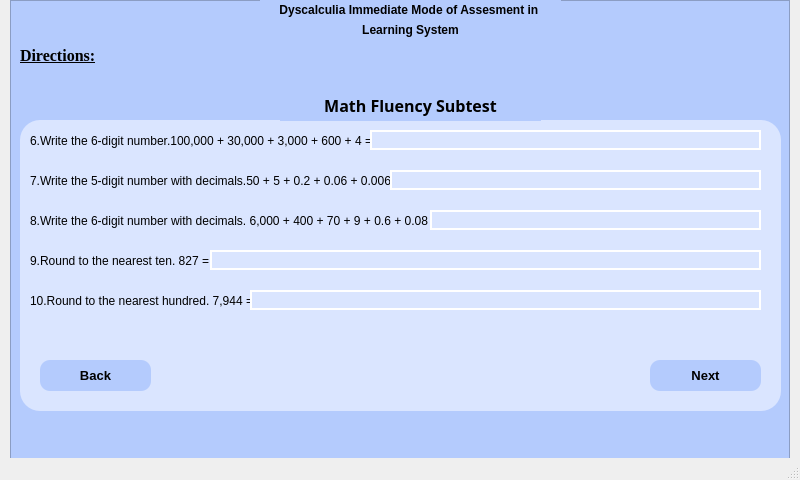
<?xml version="1.0" encoding="UTF-8"?>
<ui version="4.0">
 <class>MainWindow</class>
 <widget class="QMainWindow" name="MainWindow">
  <property name="geometry">
   <rect>
    <x>0</x>
    <y>0</y>
    <width>800</width>
    <height>480</height>
   </rect>
  </property>
  <property name="windowTitle">
   <string>MainWindow</string>
  </property>
  <widget class="QWidget" name="centralwidget">
   <widget class="QFrame" name="frame">
    <property name="geometry">
     <rect>
      <x>10</x>
      <y>0</y>
      <width>780</width>
      <height>480</height>
     </rect>
    </property>
    <property name="styleSheet">
     <string notr="true">background-color: rgb(180, 203, 253);</string>
    </property>
    <property name="frameShape">
     <enum>QFrame::StyledPanel</enum>
    </property>
    <property name="frameShadow">
     <enum>QFrame::Raised</enum>
    </property>
    <widget class="QLabel" name="label">
     <property name="geometry">
      <rect>
       <x>250</x>
       <y>0</y>
       <width>301</width>
       <height>20</height>
      </rect>
     </property>
     <property name="font">
      <font>
       <weight>75</weight>
       <bold>true</bold>
       <underline>false</underline>
      </font>
     </property>
     <property name="text">
      <string>Dyscalculia Immediate Mode of Assesment in </string>
     </property>
     <property name="alignment">
      <set>Qt::AlignCenter</set>
     </property>
     <property name="wordWrap">
      <bool>false</bool>
     </property>
    </widget>
    <widget class="QLabel" name="label_2">
     <property name="geometry">
      <rect>
       <x>250</x>
       <y>20</y>
       <width>301</width>
       <height>20</height>
      </rect>
     </property>
     <property name="font">
      <font>
       <weight>75</weight>
       <bold>true</bold>
       <underline>false</underline>
      </font>
     </property>
     <property name="text">
      <string>Learning System</string>
     </property>
     <property name="alignment">
      <set>Qt::AlignCenter</set>
     </property>
     <property name="wordWrap">
      <bool>false</bool>
     </property>
    </widget>
    <widget class="QLabel" name="label_3">
     <property name="geometry">
      <rect>
       <x>10</x>
       <y>40</y>
       <width>91</width>
       <height>31</height>
      </rect>
     </property>
     <property name="font">
      <font>
       <family>Times New Roman</family>
       <pointsize>12</pointsize>
       <weight>75</weight>
       <bold>true</bold>
       <underline>true</underline>
      </font>
     </property>
     <property name="mouseTracking">
      <bool>false</bool>
     </property>
     <property name="text">
      <string>Directions:</string>
     </property>
    </widget>
    <widget class="QFrame" name="frame_2">
     <property name="geometry">
      <rect>
       <x>10</x>
       <y>120</y>
       <width>761</width>
       <height>291</height>
      </rect>
     </property>
     <property name="styleSheet">
      <string notr="true">background-color: rgb(218, 229, 255);
border-radius: 20px;</string>
     </property>
     <property name="frameShape">
      <enum>QFrame::StyledPanel</enum>
     </property>
     <property name="frameShadow">
      <enum>QFrame::Raised</enum>
     </property>
     <widget class="QLabel" name="label_5">
      <property name="geometry">
       <rect>
        <x>10</x>
        <y>10</y>
        <width>741</width>
        <height>21</height>
       </rect>
      </property>
      <property name="text">
       <string>6.Write the 6-digit number.100,000 + 30,000 + 3,000 + 600 + 4 = </string>
      </property>
     </widget>
     <widget class="QLabel" name="label_6">
      <property name="geometry">
       <rect>
        <x>10</x>
        <y>50</y>
        <width>741</width>
        <height>21</height>
       </rect>
      </property>
      <property name="text">
       <string>7.Write the 5-digit number with decimals.50 + 5 + 0.2 + 0.06 + 0.006 = </string>
      </property>
     </widget>
     <widget class="QLabel" name="label_7">
      <property name="geometry">
       <rect>
        <x>10</x>
        <y>90</y>
        <width>741</width>
        <height>21</height>
       </rect>
      </property>
      <property name="text">
       <string>8.Write the 6-digit number with decimals. 6,000 + 400 + 70 + 9 + 0.6 + 0.08 = </string>
      </property>
     </widget>
     <widget class="QLabel" name="label_8">
      <property name="geometry">
       <rect>
        <x>10</x>
        <y>130</y>
        <width>741</width>
        <height>21</height>
       </rect>
      </property>
      <property name="text">
       <string>9.Round to the nearest ten. 827 = </string>
      </property>
     </widget>
     <widget class="QLabel" name="label_9">
      <property name="geometry">
       <rect>
        <x>10</x>
        <y>160</y>
        <width>741</width>
        <height>41</height>
       </rect>
      </property>
      <property name="text">
       <string>10.Round to the nearest hundred. 7,944 =</string>
      </property>
     </widget>
     <widget class="QPushButton" name="pushButton">
      <property name="geometry">
       <rect>
        <x>20</x>
        <y>240</y>
        <width>111</width>
        <height>31</height>
       </rect>
      </property>
      <property name="font">
       <font>
        <pointsize>10</pointsize>
        <weight>75</weight>
        <bold>true</bold>
       </font>
      </property>
      <property name="cursor">
       <cursorShape>PointingHandCursor</cursorShape>
      </property>
      <property name="styleSheet">
       <string notr="true">background-color: rgb(180, 203, 253);
border-radius: 10px;</string>
      </property>
      <property name="text">
       <string>Back</string>
      </property>
     </widget>
     <widget class="QPushButton" name="pushButton_2">
      <property name="geometry">
       <rect>
        <x>630</x>
        <y>240</y>
        <width>111</width>
        <height>31</height>
       </rect>
      </property>
      <property name="font">
       <font>
        <pointsize>10</pointsize>
        <weight>75</weight>
        <bold>true</bold>
        <kerning>true</kerning>
       </font>
      </property>
      <property name="cursor">
       <cursorShape>PointingHandCursor</cursorShape>
      </property>
      <property name="acceptDrops">
       <bool>false</bool>
      </property>
      <property name="styleSheet">
       <string notr="true">background-color: rgb(180, 203, 253);
border-radius: 10px;</string>
      </property>
      <property name="text">
       <string>Next</string>
      </property>
      <property name="autoDefault">
       <bool>false</bool>
      </property>
     </widget>
     <widget class="QLineEdit" name="lineEdit">
      <property name="geometry">
       <rect>
        <x>350</x>
        <y>10</y>
        <width>391</width>
        <height>20</height>
       </rect>
      </property>
      <property name="styleSheet">
       <string notr="true">QLineEdit {
	border: 2px solid #FFFFFF;
}

QLineEdit:focus{
	border: 2px solid #000000
}</string>
      </property>
     </widget>
     <widget class="QLineEdit" name="lineEdit_2">
      <property name="geometry">
       <rect>
        <x>370</x>
        <y>50</y>
        <width>371</width>
        <height>20</height>
       </rect>
      </property>
      <property name="styleSheet">
       <string notr="true">QLineEdit {
	border: 2px solid #FFFFFF;
}

QLineEdit:focus{
	border: 2px solid #000000
}</string>
      </property>
     </widget>
     <widget class="QLineEdit" name="lineEdit_3">
      <property name="geometry">
       <rect>
        <x>410</x>
        <y>90</y>
        <width>331</width>
        <height>20</height>
       </rect>
      </property>
      <property name="styleSheet">
       <string notr="true">QLineEdit {
	border: 2px solid #FFFFFF;
}

QLineEdit:focus{
	border: 2px solid #000000
}</string>
      </property>
     </widget>
     <widget class="QLineEdit" name="lineEdit_4">
      <property name="geometry">
       <rect>
        <x>190</x>
        <y>130</y>
        <width>551</width>
        <height>20</height>
       </rect>
      </property>
      <property name="styleSheet">
       <string notr="true">QLineEdit {
	border: 2px solid #FFFFFF;
}

QLineEdit:focus{
	border: 2px solid #000000
}</string>
      </property>
     </widget>
     <widget class="QLineEdit" name="lineEdit_5">
      <property name="geometry">
       <rect>
        <x>230</x>
        <y>170</y>
        <width>511</width>
        <height>20</height>
       </rect>
      </property>
      <property name="styleSheet">
       <string notr="true">QLineEdit {
	border: 2px solid #FFFFFF;
}

QLineEdit:focus{
	border: 2px solid #000000
}</string>
      </property>
     </widget>
    </widget>
    <widget class="QLabel" name="label_4">
     <property name="geometry">
      <rect>
       <x>270</x>
       <y>90</y>
       <width>261</width>
       <height>31</height>
      </rect>
     </property>
     <property name="font">
      <font>
       <family>Baskerville Old Face</family>
       <pointsize>12</pointsize>
       <weight>75</weight>
       <bold>true</bold>
       <underline>false</underline>
      </font>
     </property>
     <property name="mouseTracking">
      <bool>false</bool>
     </property>
     <property name="text">
      <string>Math Fluency Subtest</string>
     </property>
     <property name="alignment">
      <set>Qt::AlignCenter</set>
     </property>
    </widget>
   </widget>
  </widget>
  <widget class="QMenuBar" name="menubar">
   <property name="geometry">
    <rect>
     <x>0</x>
     <y>0</y>
     <width>800</width>
     <height>21</height>
    </rect>
   </property>
  </widget>
  <widget class="QStatusBar" name="statusbar"/>
 </widget>
 <resources/>
 <connections/>
</ui>
